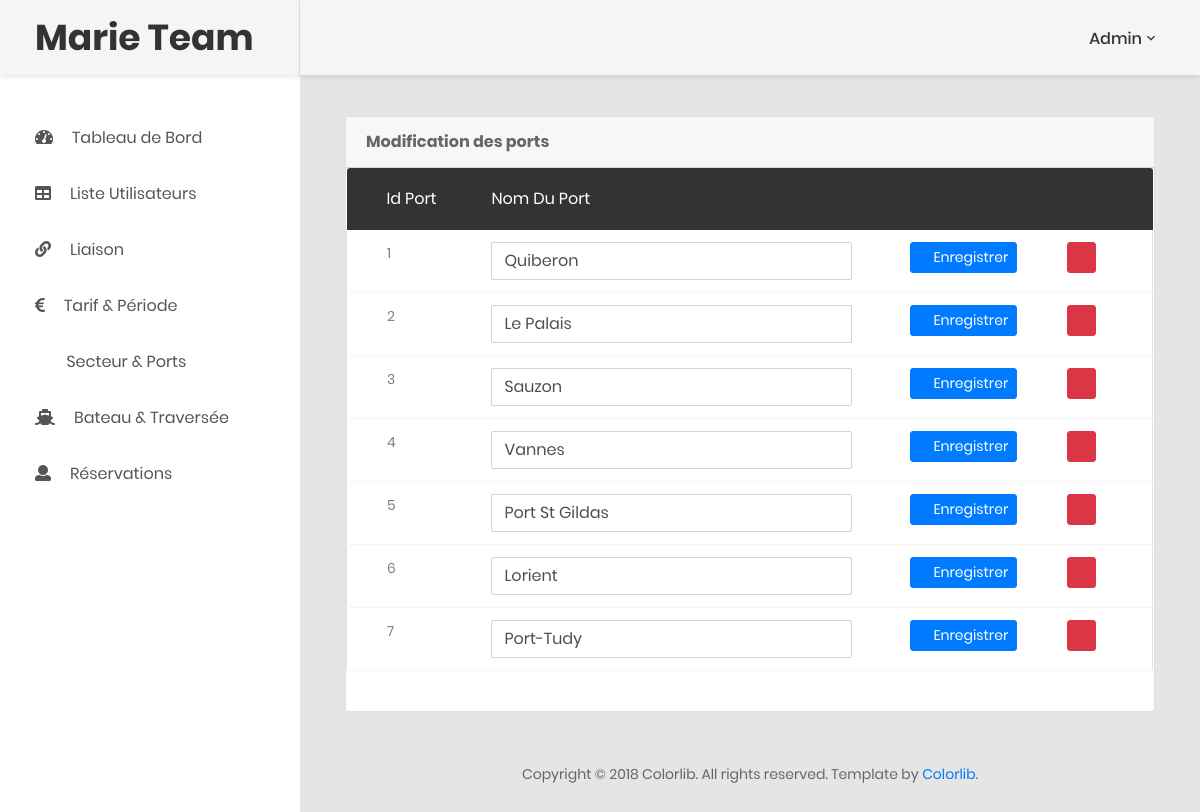
The app's page /html/dashboard/modifPort.php (signed in) with its own data.
### tables this page shows
CREATE TABLE IF NOT EXISTS `ports` (
  `codePort` int(5) NOT NULL AUTO_INCREMENT,
  `nomPort` varchar(50) NOT NULL,
  PRIMARY KEY (`codePort`)
);

### html/dashboard/modifPort.php (the view, shortened to what this page needs)
<?php include'connect.php';?>
<!DOCTYPE html>
<html lang="en">
<head>
    <link href="css/font-face.css" rel="stylesheet" media="all">
    <link href="vendor/font-awesome-5/css/fontawesome-all.min.css" rel="stylesheet" media="all">
    <link href="vendor/font-awesome-4.7/css/font-awesome.min.css" rel="stylesheet" media="all">
    <link href="vendor/mdi-font/css/material-design-iconic-font.min.css" rel="stylesheet" media="all">
    <link href="vendor/bootstrap-4.1/bootstrap.min.css" rel="stylesheet" media="all">
    <link href="vendor/animsition/animsition.min.css" rel="stylesheet" media="all">
    <link href="vendor/bootstrap-progressbar/bootstrap-progressbar-3.3.4.min.css" rel="stylesheet" media="all">
    <link href="vendor/wow/animate.css" rel="stylesheet" media="all">
    <link href="vendor/css-hamburgers/hamburgers.min.css" rel="stylesheet" media="all">
    <link href="vendor/slick/slick.css" rel="stylesheet" media="all">
    <link href="vendor/select2/select2.min.css" rel="stylesheet" media="all">
    <link href="vendor/perfect-scrollbar/perfect-scrollbar.css" rel="stylesheet" media="all">
    <link href="css/theme.css" rel="stylesheet" media="all">
</head>
<body class="animsition">
    <div class="page-wrapper">
                        <?php require'aside.php';?>
        <aside class="menu-sidebar d-none d-lg-block">
            <div class="logo">
                <a href="#">
                    <h1>Marie Team</h1>
                </a>
            </div>
            <div class="menu-sidebar__content js-scrollbar1">
                <nav class="navbar-sidebar">
                    <ul class="list-unstyled navbar__list">
                        <?php require'aside.php';?>
                    </ul>
                </nav>
            </div>
        </aside>
        <div class="page-container">
            <?php require 'header.php';
            ?>
            <div class="main-content">
                <div class="section__content section__content--p30">
                    <div class="container-fluid">
                        <div class="row">
                            <div class="col-lg-12">
                                <div class="card">
                                    <div class="card-header">
                                        <strong>Modification des ports</strong>
                                    </div>
                                        <div class="table-responsive m-b-40">
                                        <table class="table table-borderless table-data3">
                                            <thead>
                                                <center>
                                                <tr>
                                                    <th>Id port</th>
													<th>Nom du port</th>
                                                    <th style="max-width: 2px !important;"></th>
                                                    <th></th>
                                                 </tr>
                                                  </center>
                                            </thead>
                                            <tbody>
                                            <?php
                                            $result=$db->query('SELECT * FROM Ports');
                                            $i = 0;
                                            while($row=$result->fetch())
                                            {
                                            $i++;
                                            echo'<form id="ligne'.$i.'" action="modifPort.php?modif" method="post" class="form-horizontal">
                                                <tr>
                                                    <input type="hidden" name="codePort" value="'.$row['codePort'].'"/>
                                                    <td><label>'.$row['codePort'].'</label></td>
                                                    <td><input name="nomPort" value="'.$row['nomPort'].'" class="form-control"/></td>
                                                    <td><button style ="float: right;" type="submit" name="btnModif" class="btn btn-primary btn-sm"><i class="fa fa-dot-circle-o"></i> Enregistrer</button></td>
                                                    <td><button style ="float: left;" type="button" name="btnDelete" onclick="document.getElementById(\'ligne'.$i.'\').submit();" class="btn btn-danger btn-sm"><i class="fa fa-ban"></i></button></td>
                                                </tr></form>';
                                            }
                                            ?>
                                            </tbody>
                                        </table>
                                    </div>
                               </div>
                            </div>
                        </div>
                        <div class="row">
                            <div class="col-md-12">
                                <div class="copyright">
                                    <p>Copyright © 2018 Colorlib. All rights reserved. Template by <a href="https://colorlib.com">Colorlib</a>.</p>
                                </div>
                            </div>
                        </div>
                    </div>
                </div>
            </div>
        </div>
    </div>
</body>
</html>

### records on screen
ports: codePort "1", nomPort "Quiberon"
ports: codePort "2", nomPort "Le Palais"
ports: codePort "3", nomPort "Sauzon"
ports: codePort "4", nomPort "Vannes"
ports: codePort "5", nomPort "Port St Gildas"
ports: codePort "6", nomPort "Lorient"
ports: codePort "7", nomPort "Port-Tudy"

### other values on screen
$nom "Admin"
